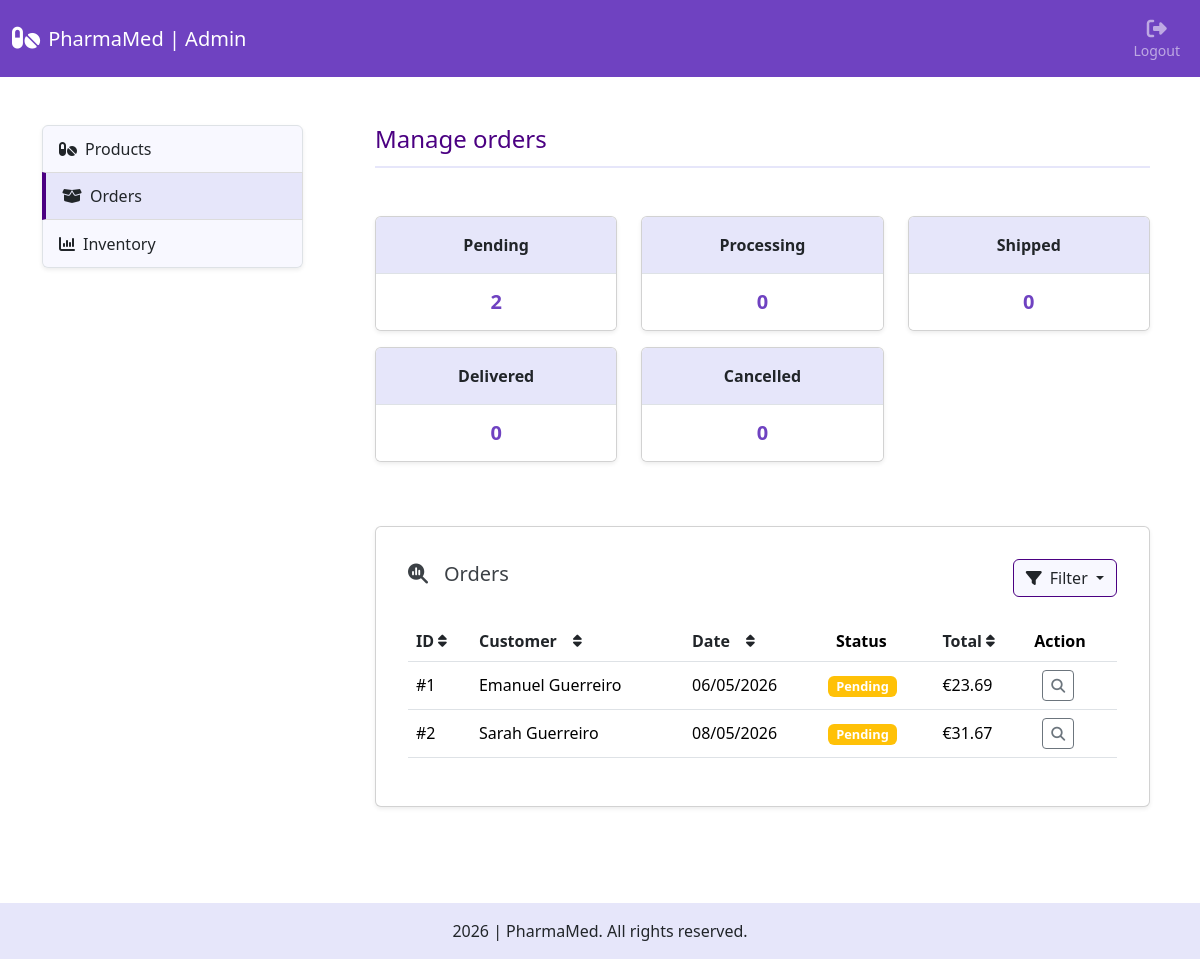
The app's page /admin/orders (signed in), older data.
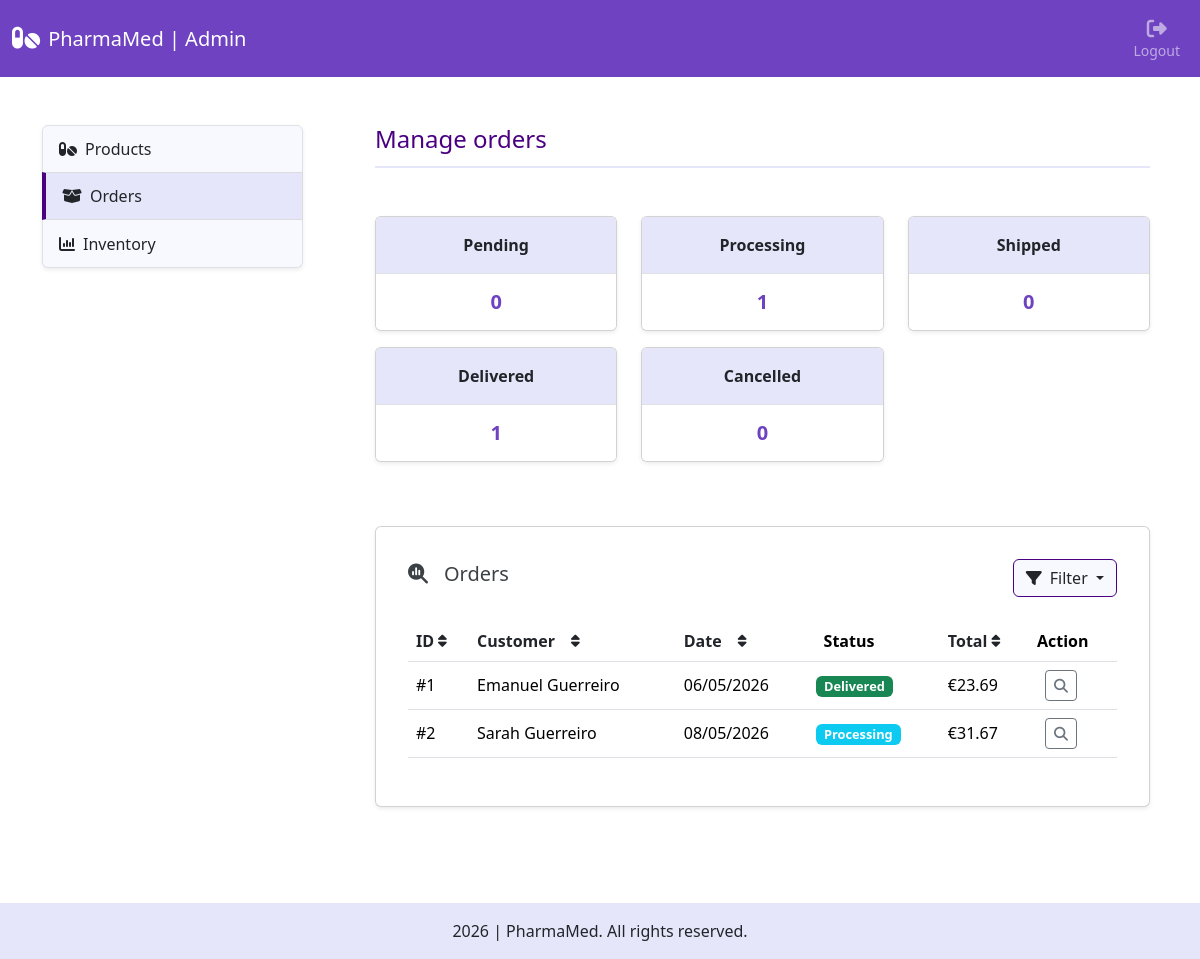
The same page, newer data.
### tables this page shows
CREATE TABLE "orders" (
    id INTEGER PRIMARY KEY AUTOINCREMENT,
    user_id INTEGER NOT NULL,
    address_id INTEGER NOT NULL,
    full_name TEXT NOT NULL,
    address_line TEXT NOT NULL,
    postal_code TEXT NOT NULL,
    city TEXT NOT NULL,
    country TEXT NOT NULL,
    shipping_method TEXT NOT NULL,
    subtotal REAL NOT NULL,
    shipping_cost REAL NOT NULL,
    total REAL NOT NULL,
    status TEXT NOT NULL DEFAULT 'pending',
    created_at DATETIME DEFAULT CURRENT_TIMESTAMP,
    updated_at DATETIME DEFAULT CURRENT_TIMESTAMP,
    FOREIGN KEY (user_id) REFERENCES users(id)
);

### app.py (the view)
@app.route("/admin/orders")
@admin_required
def admin_orders():
    db = get_db()
    pending_orders_count = db.execute("""SELECT COUNT(*) AS total FROM orders WHERE status = 'pending'""").fetchone()["total"]
    processing_orders_count = db.execute("""SELECT COUNT(*) AS total FROM orders WHERE status = 'processing'""").fetchone()["total"]
    shipped_orders_count = db.execute("""SELECT COUNT(*) AS total FROM orders WHERE status = 'shipped'""").fetchone()["total"]
    delivered_orders_count = db.execute("""SELECT COUNT(*) AS total FROM orders WHERE status = 'delivered'""").fetchone()["total"]
    cancelled_orders_count = db.execute("""SELECT COUNT(*) AS total FROM orders WHERE status = 'cancelled'""").fetchone()["total"]
    sort = request.args.get("sort", "id")
    direction = request.args.get("direction", "asc")
    filter_option = request.args.get("filter_option", "all")
    allowed_sorts = {
        "id": "id",
        "full_name": "full_name",
        "date": "created_at",
        "total": "total",
    }
    sort_column = allowed_sorts.get(sort, "id")
    if direction not in ["asc", "desc"]:
        direction = "asc"
    from_query = "FROM orders"
    query = """SELECT id, full_name, total, status, created_at """ + from_query
    conditions = []
    query_params = []
    if filter_option == "pending":
        conditions.append("status = 'pending'")
    elif filter_option == "processing":
        conditions.append("status = 'processing'")
    elif filter_option == "shipped":
        conditions.append("status = 'shipped'")
    elif filter_option == "delivered":
        conditions.append("status = 'delivered'")
    elif filter_option == "cancelled":
        conditions.append("status = 'cancelled'")
    if conditions:
        query += " WHERE " + " AND ".join(conditions)
    count_query = """SELECT COUNT(*) AS total """ + from_query
    if conditions:
        count_query += " WHERE " + " AND ".join(conditions)
    total_orders = db.execute(count_query, query_params).fetchone()["total"]
    orders_per_page = 10
    total_pages = math.ceil(total_orders / orders_per_page)
    query += f" ORDER BY {sort_column} {direction.upper()}"
    query, query_params, page = pagination(request.args, query, query_params, orders_per_page)
    orders = db.execute(query, query_params).fetchall()
    base_params = {
        "filter_option": filter_option,
        "sort": sort,
        "direction": direction
    }
    return render_template("admin/orders.html", active_page="orders", pending_orders_count=pending_orders_count, processing_orders_count=processing_orders_count, shipped_orders_count=shipped_orders_count,
                           delivered_orders_count=delivered_orders_count, cancelled_orders_count=cancelled_orders_count, orders=orders, total_pages=total_pages, page=page, base_params=base_params,
                           sort=sort, direction=direction, filter_option=filter_option)

### app.py (called while the page is built)
@app.context_processor
def inject_globals():
    return {
        "categories_menu": load_categories_menu(),
        "cart_count": get_cart_count()
    }

### helpers.py (called while the page is built)
def get_db():
    if "db" not in g:
        g.db = sqlite3.connect("pharmamed.db")
        g.db.row_factory = sqlite3.Row
        g.db.execute("PRAGMA foreign_keys = ON")
    return g.db

def load_categories_menu():
    db = get_db()
    rows = db.execute("SELECT * FROM categories").fetchall()
    categories_menu = {}
    for row in rows:
        if row["parent_id"] == 0:
            categories_menu[row["category_id"]] = {
                "category_data": row,
                "subcategories": []
            }
    for row in rows:
        if row["parent_id"] != 0 and row["parent_id"] in categories_menu:
            categories_menu[row["parent_id"]]["subcategories"].append(row)
    return categories_menu

def pagination(args, query, query_params, products_per_page):
    page = args.get("page", 1, type=int)
    offset = (page - 1) * products_per_page
    query += " LIMIT ? OFFSET ?"
    query_params.extend([products_per_page, offset])
    return query, query_params, page

### templates/admin/orders.html (shortened to what the changed rows need)
{% extends "admin/admin.html" %}
{% block admin_content %}
<div class="row row-cols-1 row-cols-md-3 mb-5">
    <div class="col mb-3">
        <div class="card admin-card shadow-sm">
            <ul class="list-group list-group-flush text-center">
                <li class="list-group-item">
                    <div class="my-2">
                        <h5 class="number fw-bold">
                            {{ pending_orders_count }}
                        </h5>
                    </div>
                </li>
            </ul>
        </div>
    </div>
    <div class="col mb-3">
        <div class="card admin-card shadow-sm">
            <ul class="list-group list-group-flush text-center">
                <li class="list-group-item">
                    <div class="my-2">
                        <h5 class="number fw-bold">
                            {{ processing_orders_count }}
                        </h5>
                    </div>
                </li>
            </ul>
        </div>
    </div>
    <div class="col mb-3">
        <div class="card admin-card shadow-sm">
            <ul class="list-group list-group-flush text-center">
                <li class="list-group-item">
                    <div class="my-2">
                        <h5 class="number fw-bold">
                            {{ delivered_orders_count }}
                        </h5>
                    </div>
                </li>
            </ul>
        </div>
    </div>
</div>
<div class="card low-stock-card shadow-sm p-3 mb-5">
    <div class="card-body">
        {% if orders %}
            <div class="table-responsive">
                <table class="table align-middle">
                    <thead>
                        <tr>
                            <th>
                                <a href="{{ url_for('admin_orders', sort='id', direction='desc' if sort == 'id' and direction == 'asc' else 'asc') }}"
                                class="text-decoration-none text-dark d-inline-flex align-items-center gap-1">
                                    ID
                                    <i class="fa-solid fa-sort fa-sm"></i>
                                </a>
                            </th>
                            <th>
                                <a href="{{ url_for('admin_orders', sort='full_name', direction='desc' if sort == 'full_name' and direction == 'asc' else 'asc') }}"
                                class="text-decoration-none text-dark d-inline-flex align-items-center gap-1 gap-md-3">
                                    Customer
                                    <i class="fa-solid fa-sort fa-sm"></i>
                                </a>
                            </th>
                            <th>
                                <a href="{{ url_for('admin_orders', sort='date', direction='desc' if sort == 'date' and direction == 'asc' else 'asc') }}"
                                class="text-decoration-none text-dark d-inline-flex align-items-center gap-1 gap-md-3">
                                    Date
                                    <i class="fa-solid fa-sort fa-sm"></i>
                                </a>
                            </th>
                            <th class="ps-3">Status</th>
                            <th>
                                <a href="{{ url_for('admin_orders', sort='total', direction='desc' if sort == 'total' and direction == 'asc' else 'asc') }}"
                                class="text-decoration-none text-dark d-inline-flex align-items-center gap-1">
                                    Total
                                    <i class="fa-solid fa-sort fa-sm"></i>
                                </a>
                            </th>
                            <th>Action</th>
                        </tr>
                    </thead>
                    <tbody>
                    {% for order in orders %}
                        <tr>
                            <td>#{{ order.id }}</td>
                            <td>{{ order.full_name }}</td>
                            <td>{{ order.created_at | format_date }}</td>
                            <td>
                                <span class="badge {% if order.status == 'pending' %}bg-warning{% elif order.status == 'processing' %}bg-info{% elif order.status == 'shipped' %}bg-primary{% elif order.status == 'delivered' %}bg-success{% elif order.status == 'cancelled' %}bg-danger{% endif %}">
                                    {{ order.status|title }}
                                </span>
                            </td>
                            <td>€{{ "%.2f"|format(order.total) }}</td>
                            <td>
                                <div class="d-flex">
                                    <a href="{{ url_for('admin_order_details', order_id=order.id) }}" class="btn btn-sm btn-outline-secondary ms-2" data-bs-toggle="tooltip" data-bs-placement="top" title="View order"><i class="fa-solid fa-magnifying-glass"></i></a>
                                </div>
                            </td>
                        </tr>
                    {% endfor %}
                    </tbody>
                </table>
            </div>
        {% endif %}
    </div>
</div>
{% endblock %}

Row changes from the older to the newer data that the page shows:
changed orders "Emanuel Guerreiro": status "Pending" → "Delivered"
changed orders "Sarah Guerreiro": status "Pending" → "Processing"
Text that changed along with them:
{{ pending_orders_count }}: "2" → "0"
{{ processing_orders_count }}: "0" → "1"
{{ delivered_orders_count }}: "0" → "1"
